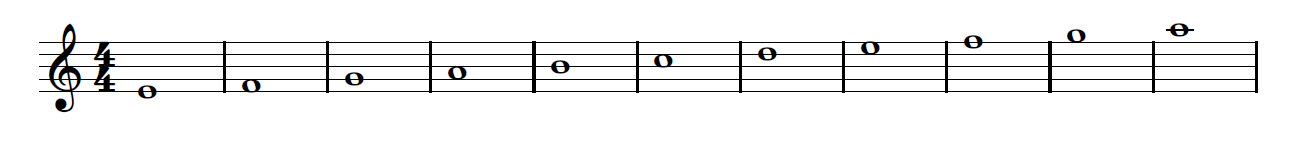
#> input picture Marcin_Przestrzelski_note recognition/nuty1.PNG, 1294 x 160 px
$ python Projekt_Marcin_PrzestrzelskiV1.py
#> lines starting #> are read from the running program, lines starting #| are printed output that depends on the picture; after the words box and inside, x2 and y2 are one past the last pixel; in counts of white or black regions, pixels touching at a corner belong together
import cv2
import numpy as np

file_path=input("Podaj sciezke do pliku z nutami")
#> the answer given: nuty1.PNG

img = cv2.imread(file_path, cv2.IMREAD_GRAYSCALE)
#> img: shape (160, 1294); min 0, max 255, mean 242.4

cv2.imshow("Input", img)

_, img_thresh = cv2.threshold(img, 100, 255, cv2.THRESH_BINARY)
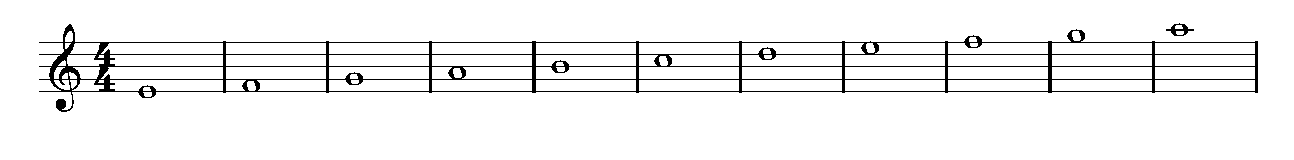
#> img_thresh: shape (160, 1294); 95.2% white; black in thin lines or dots, all inside (x1, y1, x2, y2) = (39, 23, 1258, 112)

img_height=img.shape[0]
#> img_height = 160
img_width=img.shape[1]
#> img_width = 1294

#detecting horizontal lines
horizontal=img_thresh.copy()

kernel_horizontal=np.ones((1,int(10*img_width/1294)))

horizontal=cv2.dilate(horizontal, kernel_horizontal, iterations=1)
#> horizontal: shape (160, 1294); 97% white; black in thin lines or dots, all inside (x1, y1, x2, y2) = (44, 24, 1254, 111)

horizontal=img_thresh-horizontal+255
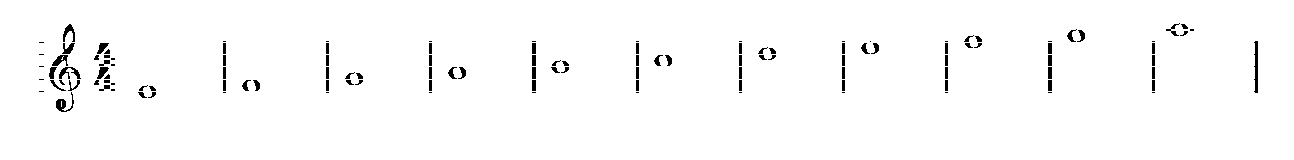
#> horizontal: shape (160, 1294); 98.2% white; 124 black regions (40 under 20 px), largest, box (x1, y1, x2, y2) and area: (1254, 41, 1258, 93) 161, (56, 92, 74, 112) 131, (59, 67, 81, 79) 117

#detecting vertical lines
vertical=img_thresh.copy()

kernel_vertical=np.ones((int(10*img_height/160),1))
#> kernel_vertical = [1, 1, 1, 1, 1, 1, 1, 1, 1, 1]

vertical=cv2.dilate(vertical, kernel_vertical, iterations=1)
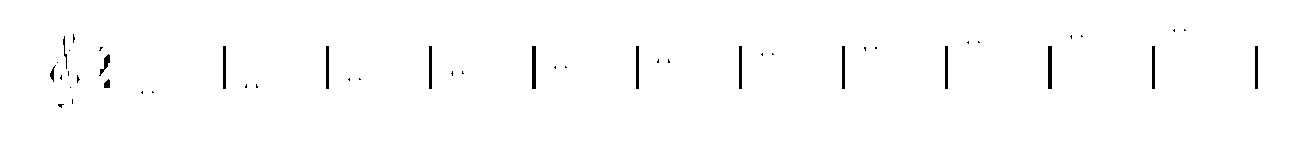
#> vertical: shape (160, 1294); 99.1% white; 47 black regions (32 under 20 px), largest, box (x1, y1, x2, y2) and area: (532, 46, 536, 89) 172, (1048, 46, 1052, 89) 172, (223, 46, 226, 89) 129

vertical=img_thresh-vertical+255
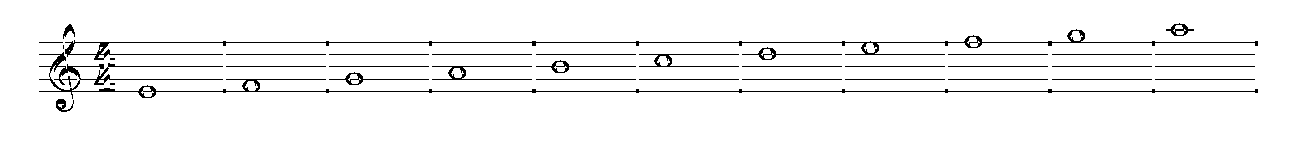
#> vertical: shape (160, 1294); 96.1% white; black in thin lines or dots, all inside (x1, y1, x2, y2) = (39, 23, 1258, 112)

img_only_notes = vertical+horizontal

#close notes
img_only_notes = cv2.erode(img_only_notes, np.ones((int(11*img_width/1294), int(11*img_height/160)), np.uint8))
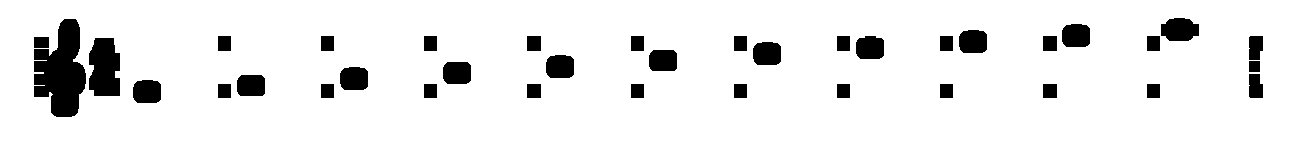
#> img_only_notes: shape (160, 1294); values 0 (black) and 254 (white), 92.2% white; 37 black regions, largest, box (x1, y1, x2, y2) and area: (34, 19, 86, 117) 3357, (89, 38, 120, 96) 1547, (1161, 18, 1199, 41) 712
img_only_notes = cv2.dilate(img_only_notes, np.ones((int(11*img_width/1294), int(11*img_height/160)), np.uint8))
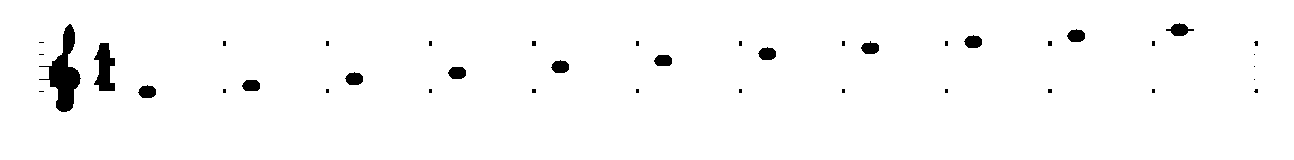
#> img_only_notes: shape (160, 1294); values 0 (black) and 254 (white), 97.9% white; 41 black regions (26 under 20 px)

#get contours
cv2.imshow("proces",img_only_notes)

conts, hier = cv2.findContours(img_only_notes, cv2.RETR_LIST, cv2.CHAIN_APPROX_SIMPLE)
#> conts = 42 contours, 15 with area under 20; largest, box (x1, y1, x2, y2) and area: (0, 0, 1294, 160) 205587, (38, 23, 82, 113) 1590, (93, 42, 116, 92) 726, (1165, 22, 1195, 37) 233, (1066, 28, 1086, 43) 204
good_conts = []

for cont in conts:
    area = cv2.contourArea(cont)
    if area > 50*((img_height*img_width)/(1294*160)) and area < 100000*((img_height*img_width)/(1294*160)):
        good_conts.append(cont)
#> this loop made 42 passes
#> area on passes 4, 9, 13, 14, 16, 17, 19, 20, 23, 24, 26, 27: 23, 23, 203, 193, 203, 203, 203, 193, 203, 726.5, 23, 22
#> (cont, area) on pass 42: ([[0, 0], [0, 159], [1293, 159], [1293, 0]], 205587)
#> after the loop, good_conts = 13 contours; largest, box (x1, y1, x2, y2) and area: (38, 23, 82, 113) 1590, (93, 42, 116, 92) 726, (1165, 22, 1195, 37) 233, (1066, 28, 1086, 43) 204, (137, 84, 157, 99) 203


output = img.copy()

conts_parameters = []

for cont in good_conts:
    area = cv2.contourArea(cont)
    M = cv2.moments(cont)
    cX = int(M["m10"]/M["m00"])
    cY = int(M["m01"]/M["m00"])
    note_type='c'
    conts_parameters.append([cont, note_type, cX, cY])
#> this loop made 13 passes
#> (area, cX, cY) on passes 1 to 12: (203, 146, 91), (193, 250, 85), (203, 353, 78), (203, 456, 72), (203, 559, 66), (193, 662, 60), (203, 766, 53), (726.5, 104, 67), (195, 869, 47), (203, 972, 41), (204, 1075, 35), (1590, 64, 73)
#> after the loop, conts_parameters = 13 items

#sort notes from left to right
for i in range(len(conts_parameters)):
    for j in range(0, len(conts_parameters)-i-1):
        if conts_parameters[j][2]>conts_parameters[j+1][2]:
            temp = conts_parameters[j]
            conts_parameters[j]=conts_parameters[j+1]
            conts_parameters[j+1] = temp
#> this loop made 13 passes

treble_max=conts_parameters[0][0][1][0][1]
#> treble_max = 23
treble_min=conts_parameters[0][0][1][0][1]
#> treble_min = 23

for i in range(len(conts_parameters[0][0])):
    if(conts_parameters[0][0][i][0][1]>=treble_max):
        treble_max=conts_parameters[0][0][i][0][1]
    if(conts_parameters[0][0][i][0][1]<=treble_min):
        treble_min=conts_parameters[0][0][i][0][1]
#> this loop made 79 passes
#> (treble_max, treble_min) on passes 1 to 2: (23, 23), (23, 23)
#> treble_max on passes 3 to 8: 25, 26, 27, 28, 29, 31
#> after the loop, treble_max = 112; treble_min = 23

treble_height=treble_max-treble_min
#> treble_height = 89

k=treble_height/89.0 #skala podbienstwa klucza wiolinowego obrazu, do wzorca
#> k = 1

for cont in conts_parameters:
    dY=conts_parameters[0][3]-cont[3]
    if((dY>k*-31 and dY<k*-29)or(dY>k*12 and dY<k*14)):
        note_type='c'
    elif((dY>k*-25 and dY<k*-23)or(dY>k*19 and dY<k*21)):
        note_type='d'
    elif((dY>k*-19 and dY<k*-17)or(dY>k*25 and dY<k*27)):
        note_type='e'
    elif((dY>k*-13 and dY<k*-11)or(dY>k*31 and dY<k*33)):
        note_type='f'
    elif((dY>k*-6 and dY<k*-4)or(dY>k*37 and dY<k*39)):
        note_type='g'
    elif((dY>k*0 and dY<k*2)or(dY>k*43 and dY<k*45)):
        note_type='a'
    elif((dY>k*6 and dY<k*8)or(dY>k*49 and dY<k*51)):
        note_type='h'
    cont[1]=note_type
#> this loop made 13 passes
#> (dY, note_type) on passes 3 to 13: (-18, 'e'), (-12, 'f'), (-5, 'g'), (1, 'a'), (7, 'h'), (13, 'c'), (20, 'd'), (26, 'e'), (32, 'f'), (38, 'g'), (44, 'a')
#> dY on passes 1 to 2: 0, 6


#add note type to output
for i in range(len(conts_parameters)):
    if (i>1):
        output = cv2.putText(output, conts_parameters[i][1], (conts_parameters[i][2]-10, int(135*img_height/160)), cv2.FONT_HERSHEY_SIMPLEX,0.8,(0,0,255),2)
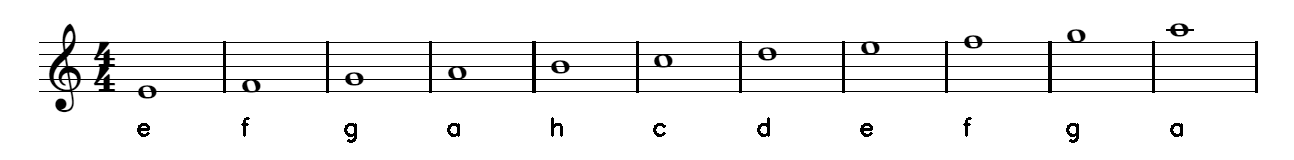
#> output: shape (160, 1294); min 0, max 255, mean 240.9
notes = []
for i in range(len(conts_parameters)):
    if (i>1):
        notes.append
        print(conts_parameters[i][1], end=' ')
print()

cv2.imshow("Output", output)

cv2.waitKey()
cv2.destroyAllWindows()

$ run again, on Marcin_Przestrzelski_note recognition/nuty3.png
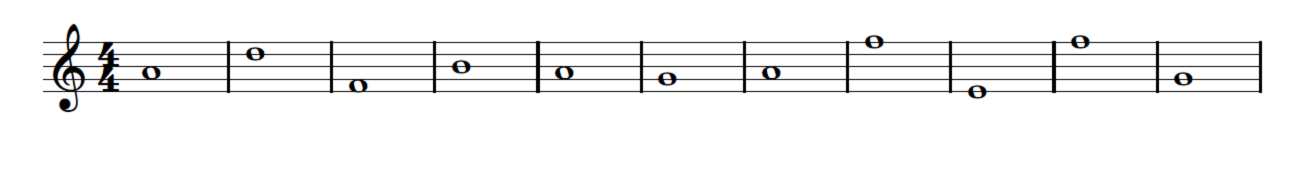
#> input picture Marcin_Przestrzelski_note recognition/nuty3.png, 2600 x 346 px (shown at 1/2 size)
#> `_, img_thresh = cv2.threshold(img, 100, 255, cv2.THRESH_BINARY)`:
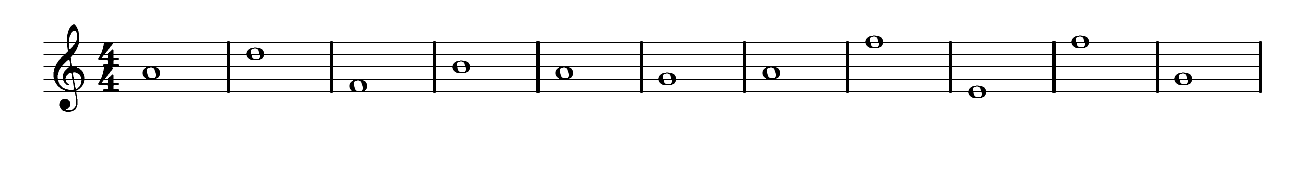
#> img_thresh: shape (346, 2600) (shown at 1/2 size); 95.6% white; 1 black region, box (x1, y1, x2, y2) and area: (87, 48, 2524, 224) 39867
#> conts = 42 contours, 3 with area under 20; largest, box (x1, y1, x2, y2) and area: (0, 0, 2600, 346) 896655, (86, 48, 170, 226) 6130, (195, 86, 239, 184) 2708, (1935, 171, 1973, 198) 774, (2347, 145, 2385, 172) 774
#> the loop `for cont in conts:` made 42 passes
#> area on passes 1 to 8: 31, 87, 79, 103, 79, 79, 79, 79
#> after the loop `for cont in conts:`: good_conts = 13 contours; largest, box (x1, y1, x2, y2) and area: (86, 48, 170, 226) 6130, (195, 86, 239, 184) 2708, (1935, 171, 1973, 198) 774, (2347, 145, 2385, 172) 774, (1315, 145, 1353, 172) 774
#> the loop `for cont in good_conts:` made 13 passes
#> (area, cX, cY) on passes 1 to 8: (774, 1954, 184), (731, 716, 171), (774, 2366, 158), (774, 1334, 158), (773, 1542, 146), (773, 1128, 146), (773, 302, 146), (774, 922, 134)
#> after the loop `for cont in good_conts:`: conts_parameters = 13 items
#> the loop `for i in range(len(conts_parameters)):` made 13 passes
#> `treble_max=conts_parameters[0][0][1][0][1]`: treble_max = 48
#> the loop `for i in range(len(conts_parameters[0][0])):` made 129 passes
#> (treble_max, treble_min) on passes 1 to 2: (48, 48), (48, 48)
#> after the loop `for i in range(len(conts_parameters[0][0])):`: treble_max = 225; treble_min = 48
#> treble_height = 177
#> k = 1.99
#> the loop `for cont in conts_parameters:` made 13 passes
#> (dY, note_type) on passes 3 to 10: (1, 'a'), (39, 'd'), (-24, 'f'), (13, 'h'), (1, 'a'), (-11, 'g'), (1, 'a'), (63, 'f')
#> after the loop `for i in range(len(conts_parameters)):`:
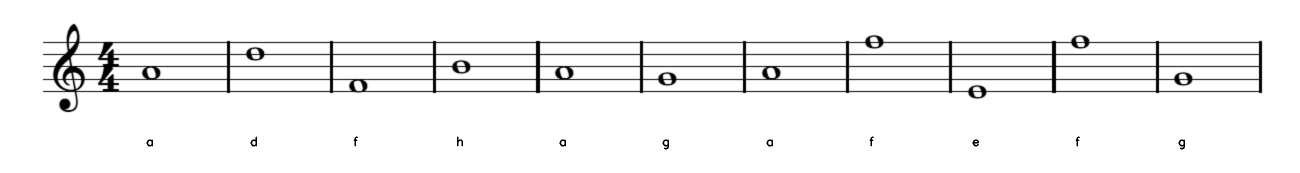
#> output: shape (346, 2600) (shown at 1/2 size); min 0, max 255, mean 243.1
